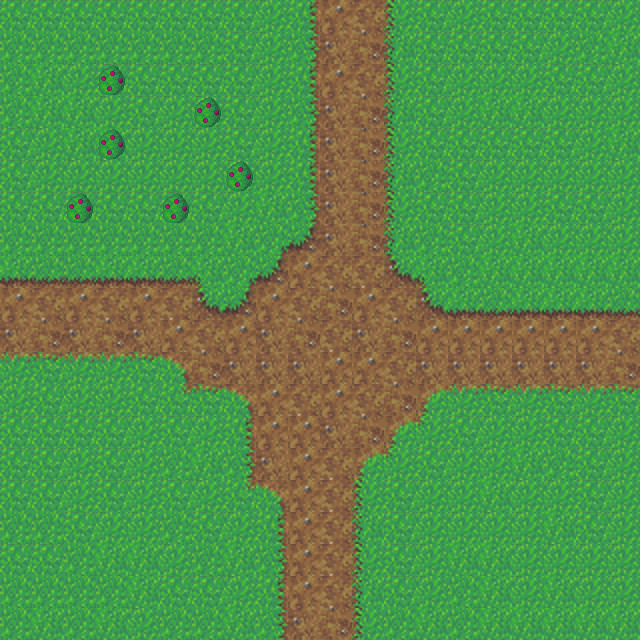

This game map was drawn from its Tiled (.tmx) file and the tilesets committed beside it. A one-line description and the full map source follow:
An orthogonal 20x20 tile map with 32x32 px tiles, 2 tile layers (Background, Obstacles), 2 tilesets.

<map version="1.4" tiledversion="1.4.2" orientation="orthogonal" renderorder="right-down" width="20" height="20" tilewidth="32" tileheight="32" infinite="0" nextlayerid="3" nextobjectid="1">
 <tileset firstgid="1" name="grass-2-tiles-2-small" tilewidth="32" tileheight="32" tilecount="72" columns="12">
  <image source="grass-tiles-2-small.png" width="384" height="192" />
 </tileset>
 <tileset firstgid="73" name="qubodup-bush_berries" tilewidth="32" tileheight="32" tilecount="1" columns="1">
  <image source="qubodup-bush_berries_0.png" width="32" height="32" />
 </tileset>
 <layer id="1" name="Background" width="20" height="20">
  <data encoding="csv">
50,50,50,50,50,50,50,50,51,28,7,8,27,50,51,50,50,50,50,51,
62,62,62,62,62,62,62,50,51,40,19,20,39,50,50,50,50,51,62,63,
62,63,51,50,50,50,50,50,51,28,7,8,27,50,51,51,51,50,50,51,
62,63,63,51,50,51,51,50,51,40,19,20,39,50,51,63,63,51,51,51,
50,51,63,63,51,51,51,50,51,28,19,20,27,50,50,50,50,50,51,63,
50,51,51,51,51,51,51,51,51,28,19,20,39,62,50,51,51,51,51,51,
50,50,50,50,50,50,50,51,63,40,19,20,27,50,50,51,51,50,50,51,
62,62,62,62,62,62,62,63,68,18,19,20,39,62,50,51,63,51,51,51,
37,38,38,37,37,38,65,68,18,7,8,8,17,15,62,63,63,63,63,63,
7,8,7,8,7,8,17,18,7,8,20,7,8,17,37,38,37,37,37,38,
19,20,19,20,19,7,8,7,19,20,8,19,20,7,7,7,7,7,7,8,
25,26,25,25,26,6,20,19,19,19,7,7,8,19,19,19,19,19,19,20,
1,2,1,1,2,4,26,6,7,8,7,8,20,5,25,26,25,26,25,26,
50,50,50,50,51,50,51,28,7,7,19,20,5,3,50,51,51,50,50,51,
50,50,51,50,51,62,63,40,19,7,8,5,3,50,51,51,63,62,50,51,
50,50,51,50,51,50,51,4,6,7,8,27,50,51,51,63,51,51,50,51,
62,62,50,51,51,62,50,51,28,7,8,39,50,51,51,51,51,63,50,51,
50,50,62,63,63,51,62,63,40,7,8,27,50,51,63,63,51,51,51,51,
62,62,62,62,63,50,50,51,28,7,8,39,50,51,62,63,51,63,51,51,
62,63,62,63,51,62,62,63,40,19,20,27,62,63,62,63,63,63,63,63
</data>
 </layer>
 <layer id="2" name="Obstacles" width="20" height="20">
  <data encoding="csv">
0,0,0,0,0,0,0,0,0,0,0,0,0,0,0,0,0,0,0,0,
0,0,0,0,0,0,0,0,0,0,0,0,0,0,0,0,0,0,0,0,
0,0,0,73,0,0,0,0,0,0,0,0,0,0,0,0,0,0,0,0,
0,0,0,0,0,0,73,0,0,0,0,0,0,0,0,0,0,0,0,0,
0,0,0,73,0,0,0,0,0,0,0,0,0,0,0,0,0,0,0,0,
0,0,0,0,0,0,0,73,0,0,0,0,0,0,0,0,0,0,0,0,
0,0,73,0,0,73,0,0,0,0,0,0,0,0,0,0,0,0,0,0,
0,0,0,0,0,0,0,0,0,0,0,0,0,0,0,0,0,0,0,0,
0,0,0,0,0,0,0,0,0,0,0,0,0,0,0,0,0,0,0,0,
0,0,0,0,0,0,0,0,0,0,0,0,0,0,0,0,0,0,0,0,
0,0,0,0,0,0,0,0,0,0,0,0,0,0,0,0,0,0,0,0,
0,0,0,0,0,0,0,0,0,0,0,0,0,0,0,0,0,0,0,0,
0,0,0,0,0,0,0,0,0,0,0,0,0,0,0,0,0,0,0,0,
0,0,0,0,0,0,0,0,0,0,0,0,0,0,0,0,0,0,0,0,
0,0,0,0,0,0,0,0,0,0,0,0,0,0,0,0,0,0,0,0,
0,0,0,0,0,0,0,0,0,0,0,0,0,0,0,0,0,0,0,0,
0,0,0,0,0,0,0,0,0,0,0,0,0,0,0,0,0,0,0,0,
0,0,0,0,0,0,0,0,0,0,0,0,0,0,0,0,0,0,0,0,
0,0,0,0,0,0,0,0,0,0,0,0,0,0,0,0,0,0,0,0,
0,0,0,0,0,0,0,0,0,0,0,0,0,0,0,0,0,0,0,0
</data>
 </layer>
</map>
